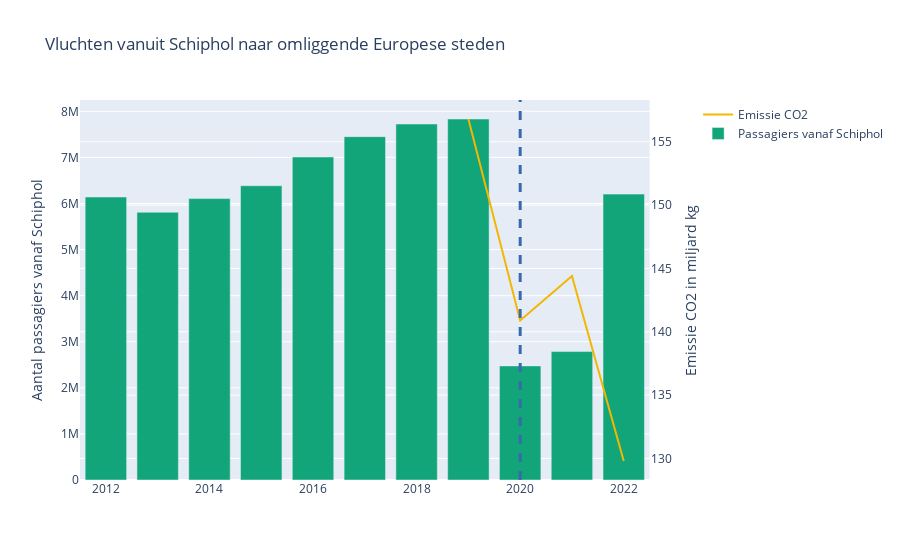

Notebook source saved alongside this figure:
### Markdown cell above
De COVID-19-pandemie, beter bekend als het coronavirus, heeft wereldwijd enorme gevolgen gehad voor de samenleving. In dit dataverhaal zullen we de verschillende perspectieven onderzoeken over de vraag of COVID-19 goed of slecht is geweest voor Nederland. Het is belangrijk op te merken dat deze perspectieven kunnen variëren en zelfs tegenstrijdig kunnen zijn.  

Aan de ene kant zijn er positieve aspecten. Tijdens de lockdownmaatregelen was er een opvallende verbetering van het milieu en de luchtkwaliteit in Nederland. Met minder auto's op de weg nam de uitstoot van schadelijke stoffen aanzienlijk af, wat een gunstig effect had op de volksgezondheid. Daarnaast heeft de pandemie geleid tot een versnelling van onlinesamenwerking en digitale innovatie. De beperkingen op fysieke bijeenkomsten hebben bedrijven en individuen gedwongen om nieuwe manieren van communicatie te omarmen, wat op de lange termijn wellicht kan leiden tot meer efficiëntie en kostenbesparingen in diverse sectoren van de Nederlandse economie. 

Aan de andere kant kunnen we de negatieve gevolgen van COVID-19 niet negeren. De toeristische industrie in Nederland heeft een zware klap gekregen door de reisbeperkingen en veiligheidsmaatregelen. Hotels, restaurants en andere toeristische bedrijven hebben aanzienlijke verliezen geleden, met een daling van het aantal banen in de sector. Daarnaast heeft de pandemie ook geleid tot een toename van mentale gezondheidsproblemen. De onzekerheid, angst en sociaal isolement die gepaard gaan met de pandemie hebben bijgedragen aan een grotere vraag naar geestelijke gezondheidszorg en ondersteuning. 

Het meest tragische negatieve effect van COVID-19 is de oversterfte die het heeft veroorzaakt. Het virus heeft een aanzienlijk aantal levens geëist in Nederland, met een immense impact op families en gemeenschappen. De gezondheidszorg en medische professionals hebben onvermoeibaar gewerkt om levens te redden en te verzorgen, maar de druk op het systeem was enorm. 

Het is belangrijk om te benadrukken dat deze verschillende perspectieven op COVID-19 in Nederland nauw met elkaar verbonden zijn. Hoewel er positieve aspecten zijn zoals verbeterde milieuomstandigheden en digitale innovatie, kunnen we de negatieve gevolgen, zoals economische schade, mentale gezondheidsproblemen en verlies van mensenlevens, niet negeren. 

In dit dataverhaal zullen we dieper ingaan op elk van deze perspectieven, waarbij we gebruikmaken van relevante datasets en visuele representaties om een uitgebalanceerd beeld te schetsen van de impact van COVID-19 op Nederland. Het is belangrijk om te begrijpen dat we in dit dataverhaal niet mensen tegen elkaar willen opzetten, maar juist willen laten zien hoe de coronacrisis in Nederland op verschillende manieren invloed heeft gehad. We willen een compleet beeld geven van de verschillende effecten die deze wereldwijde gezondheidscrisis heeft gehad. 

Als we verder gaan met ons onderzoek, is het essentieel om te onthouden dat COVID-19 een voortdurende situatie is die zich blijft ontwikkelen. Onze bevindingen zijn gebaseerd op beschikbare gegevens en kennis tot op heden.

### Code cell
import plotly.graph_objs as go
import plotly.express as px
import pandas as pd
from plotly.subplots import make_subplots

df = pd.read_csv('Amsterdam_Airport_Schiphol__passagiersvervoer__partnerluchthaven_20062023_192658.csv')
db = pd.read_csv('Emissies_broeikasgassen__IPCC___klimaatsector__kwartaal_21062023_104240.csv')

fig = make_subplots(specs=[[{"secondary_y": True}]])

fig.add_trace(
    go.Scatter(x = db['Perioden'], y = db['miljard kg CO2-equivalent'], name="Emissie CO2", mode="lines"), secondary_y = True
)


fig.add_trace(
    go.Bar(x = df['Perioden'], y= df['Totaal passagiers'], name="Passagiers vanaf Schiphol"),
    secondary_y=False
)

fig.data[0].line.color = 'rgb(242,183,1)'
fig.update_traces(marker_color='rgb(17,165,121)')


fig.update_yaxes(title_text="Aantal passagiers vanaf Schiphol", secondary_y=False)
fig.update_yaxes(title_text="Emissie CO2 in miljard kg", secondary_y=True)

fig.add_vline(x=2020, line_width=3, line_dash="dash", line_color="rgb(57,105,172)")

fig.update_layout(
    height = 600,
    title = 'Vluchten vanuit Schiphol naar omliggende Europese steden')

fig.show()

### Figure 1 — Plotly figure (JSON) as saved in the notebook; plotly's stock layout.template omitted (floating-point values rounded to 4 significant figures)
{"data": [{"line": {"color": "rgb(242,183,1)"}, "marker": {"color": "rgb(17,165,121)"}, "mode": "lines", "name": "Emissie CO2", "type": "scatter", "x": [2019, 2020, 2021, 2022], "xaxis": "x", "y": [156.8, 140.9, 144.4, 129.8], "yaxis": "y2"}, {"marker": {"color": "rgb(17,165,121)"}, "name": "Passagiers vanaf Schiphol", "type": "bar", "x": [2012, 2013, 2014, 2015, 2016, 2017, 2018, 2019, 2020, 2021, 2022], "xaxis": "x", "y": [6140653, 5808874, 6105595, 6384898, 7007992, 7449704, 7723607, 7833211, 2475626, 2786830, 6203142], "yaxis": "y"}], "layout": {"autosize": true, "shapes": [{"line": {"color": "rgb(57,105,172)", "dash": "dash", "width": 3}, "type": "line", "x0": 2020, "x1": 2020, "xref": "x", "y0": 0, "y1": 1, "yref": "y domain"}], "title": {"text": "Vluchten vanuit Schiphol naar omliggende Europese steden"}, "xaxis": {"anchor": "y", "autorange": true, "domain": [0, 0.94], "range": [2012.0, 2022.0], "type": "linear"}, "yaxis": {"anchor": "x", "autorange": true, "domain": [0, 1], "range": [0, 8245000.0], "title": {"text": "Aantal passagiers vanaf Schiphol"}, "type": "linear"}, "yaxis2": {"anchor": "x", "autorange": true, "overlaying": "y", "range": [128.3, 158.3], "side": "right", "title": {"text": "Emissie CO2 in miljard kg"}, "type": "linear"}}}
